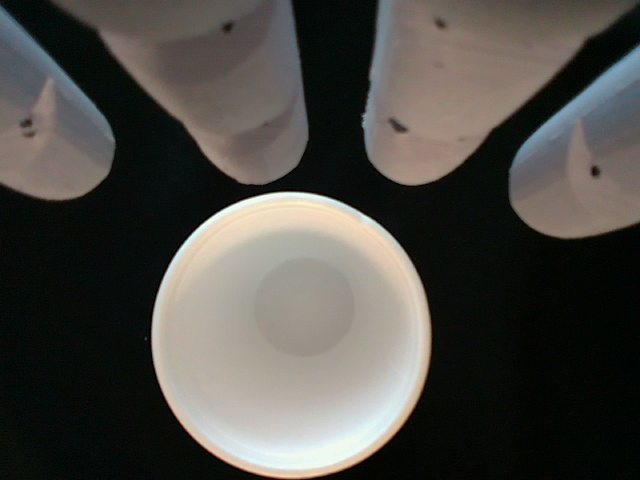
#> input picture junk/Image_Tracking_2D/Hand_object.png, 640 x 480 px, given in place of the camera
$ python contour_detection.py
#> lines starting #> are read from the running program, lines starting #| are printed output that depends on the picture; after the words box and inside, x2 and y2 are one past the last pixel; in counts of white or black regions, pixels touching at a corner belong together
import numpy as np
import cv2 as cv
from typing import List, Union


def clean(lst: List) -> List:
    if len(lst) == 2 and isinstance(lst[0], int) and isinstance(lst[1], int):
        return [lst]
    else:
        cleaned = []
        for it in lst:
            if isinstance(it, np.ndarray):
                cleaned.extend(clean(it.tolist()))
            else:
                cleaned.extend(clean(it))
        return cleaned


cap = cv.VideoCapture(1)
if not cap.isOpened():
    print("Cannot open camera")
    exit()

while True:
    # Capture frame-by-frame
    ret, img = cap.read()
#> img is the input picture: shape (480, 640, 3); mean B, G, R 69.7, 74.5, 76.4

    # if frame is read correctly ret is True
    if not ret:
        print("Can't receive frame (stream end?). Exiting ...")
        break

    img_gray = cv.cvtColor(img, cv.COLOR_BGR2GRAY)
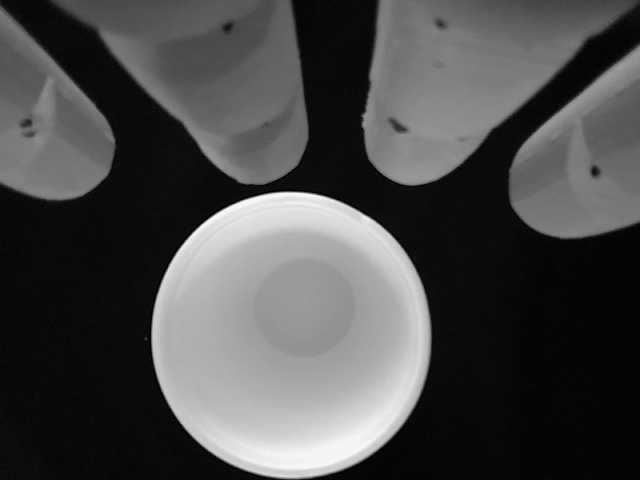
#> img_gray: shape (480, 640); min 0, max 248, mean 74.4
    img_gray = cv.GaussianBlur(img_gray, (5, 5), 0)
    img_gray = cv.Canny(img_gray, 50, 200)
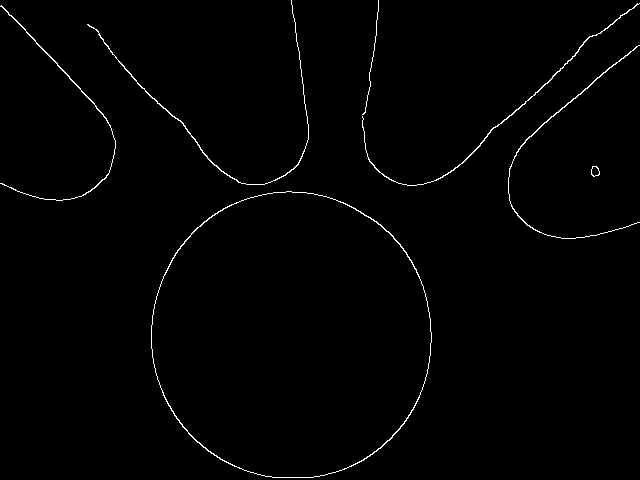
#> img_gray: shape (480, 640); 1% white in thin lines or dots
    _, thresh = cv.threshold(img_gray, 127, 255, 0)

    contours, _ = cv.findContours(thresh, cv.RETR_TREE, cv.CHAIN_APPROX_SIMPLE)
#> contours = 9 contours, 1 with area under 20; largest, box (x1, y1, x2, y2) and area: (151, 191, 432, 478) 63258, (151, 191, 432, 478) 63024, (362, 3, 640, 186) 172, (87, 0, 309, 185) 146, (508, 45, 640, 239) 129, (0, 5, 116, 201) 129, (591, 166, 600, 177) 64, (591, 166, 600, 177) 57

    cv.drawContours(img, contours, -1, (0, 255, 0), 3)
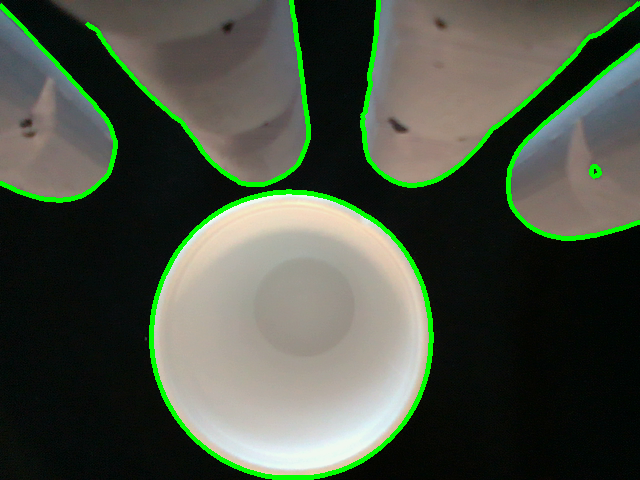
#> img: shape (480, 640, 3); 3.96% of pixels changed, all inside (x1, y1, x2, y2) = (0, 0, 640, 480)

    # Display the resulting frame
    cv.imshow('frame', img)
    cv.imshow('frame_gray', img_gray)
    key = cv.waitKey(1)
#> (key q is pressed here)
    if key == ord('q'):
        break
    elif key == ord('s'):
        pts = clean(contours)
        pts = np.array(pts)

        np.save("objtgb.npy", pts)
        print('saved')

# When everything done, release the capture
cap.release()
cv.destroyAllWindows()

# [6 lines of commented-out code are left out]
